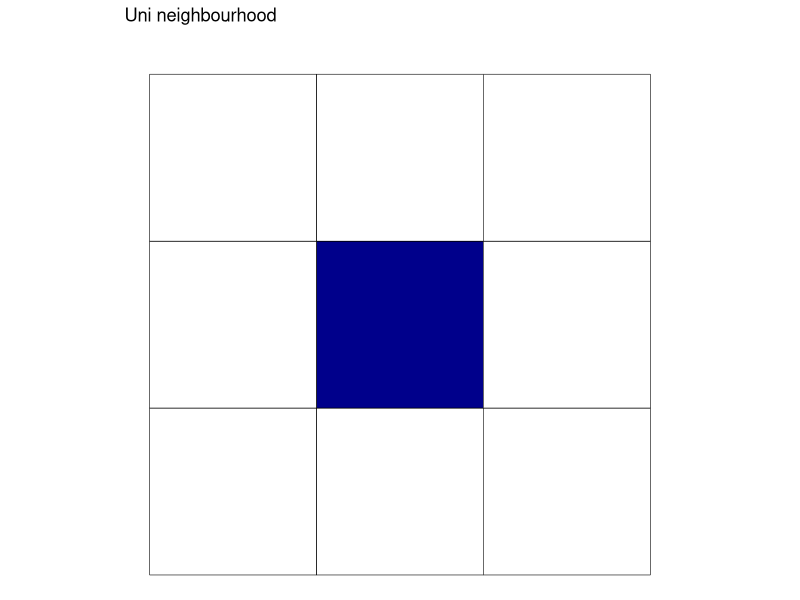
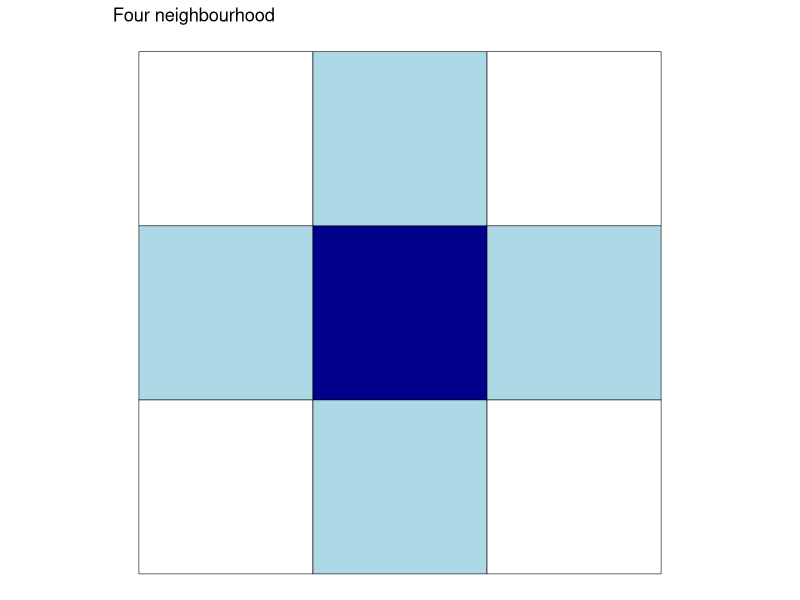
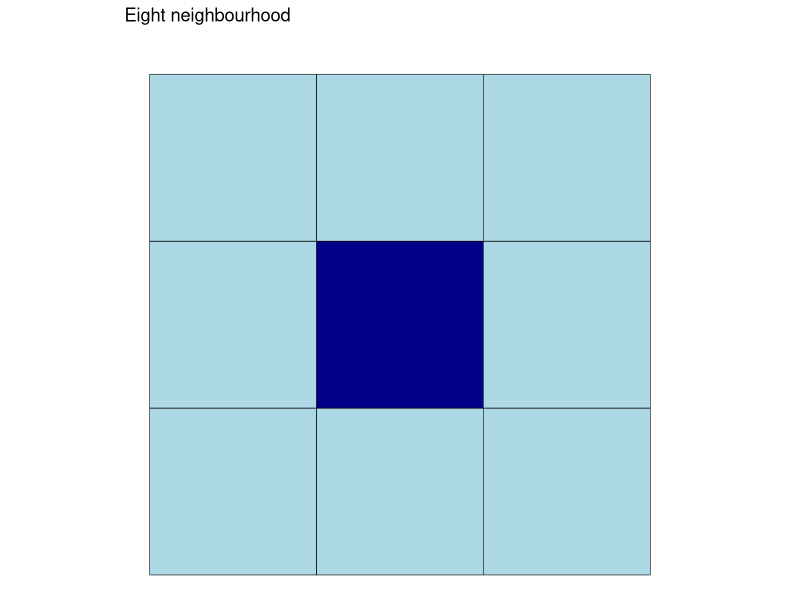

Reproduce these figures in R, in order. (Note: this script raises an error after producing the figures.)


# Load necessary libraries
library(sf)
library(spdep)
library(ggplot2)
library(dplyr)



# Uni neighbourhood -------------------------------------------------------


# Create a simple grid of spatial polygons (e.g., 3x3 grid)
n <- 3
grid <- st_make_grid(st_bbox(c(xmin = 0, xmax = n, ymin = 0, ymax = n)), n = n) %>%
  st_as_sf() %>%
  mutate(id = 1:(n*n))

# Compute Queen contiguity matrix
nb <- poly2nb(grid, queen = TRUE)

# Find the middle box id (assuming n is odd)
middle_id <- (n^2 + 1) / 2

# Get neighbors of the middle box
middle_neighbors <- nb[[middle_id]]

# Shade the middle box and its neighbors
grid <- grid %>%
  mutate(fill_color = case_when(
    id == middle_id ~ "darkblue", # Middle box
    id %in% middle_neighbors ~ "white", # Neighboring boxes
    TRUE ~ "white" # Other boxes
  ))

# Plot the grid and shade the specified regions
p1 = ggplot() +
  geom_sf(data = grid, aes(fill = fill_color), color = 'black') +
  scale_fill_identity() +
  theme_void() +
  labs(title = "Uni neighbourhood",
       subtitle = "")





# Rook neighbourhood ------------------------------------------------------


# Create a simple grid of spatial polygons (e.g., 3x3 grid)
n <- 3
grid <- st_make_grid(st_bbox(c(xmin = 0, xmax = n, ymin = 0, ymax = n)), n = n) %>%
  st_as_sf() %>%
  mutate(id = 1:(n*n))

# Compute Rook contiguity matrix
nb <- poly2nb(grid, queen = FALSE)

# Find the middle box id (assuming n is odd)
middle_id <- (n^2 + 1) / 2

# Get neighbors of the middle box
middle_neighbors <- nb[[middle_id]]

# Shade the middle box and its neighbors
grid <- grid %>%
  mutate(fill_color = case_when(
    id == middle_id ~ "darkblue", # Middle box
    id %in% middle_neighbors ~ "lightblue", # Neighboring boxes
    TRUE ~ "white" # Other boxes
  ))

# Plot the grid and shade the specified regions
p2 = ggplot() +
  geom_sf(data = grid, aes(fill = fill_color), color = 'black') +
  scale_fill_identity() +
  theme_void() +
  labs(title = "Four neighbourhood")





# Queen neighbourhood -----------------------------------------------------


# Load necessary libraries
library(sf)
library(spdep)
library(ggplot2)
library(dplyr)

# Create a simple grid of spatial polygons (e.g., 3x3 grid)
n <- 3
grid <- st_make_grid(st_bbox(c(xmin = 0, xmax = n, ymin = 0, ymax = n)), n = n) %>%
  st_as_sf() %>%
  mutate(id = 1:(n*n))

# Compute Queen contiguity matrix
nb <- poly2nb(grid, queen = TRUE)

# Find the middle box id (assuming n is odd)
middle_id <- (n^2 + 1) / 2

# Get neighbors of the middle box
middle_neighbors <- nb[[middle_id]]

# Shade the middle box and its neighbors
grid <- grid %>%
  mutate(fill_color = case_when(
    id == middle_id ~ "darkblue", # Middle box
    id %in% middle_neighbors ~ "lightblue", # Neighboring boxes
    TRUE ~ "white" # Other boxes
  ))

# Plot the grid and shade the specified regions
p3 = ggplot() +
  geom_sf(data = grid, aes(fill = fill_color), color = 'black') +
  scale_fill_identity() +
  theme_void() +
  labs(title = "Eight neighbourhood",
       subtitle = "")


grid.arrange(p1, p2, p3, nrow = 1)
